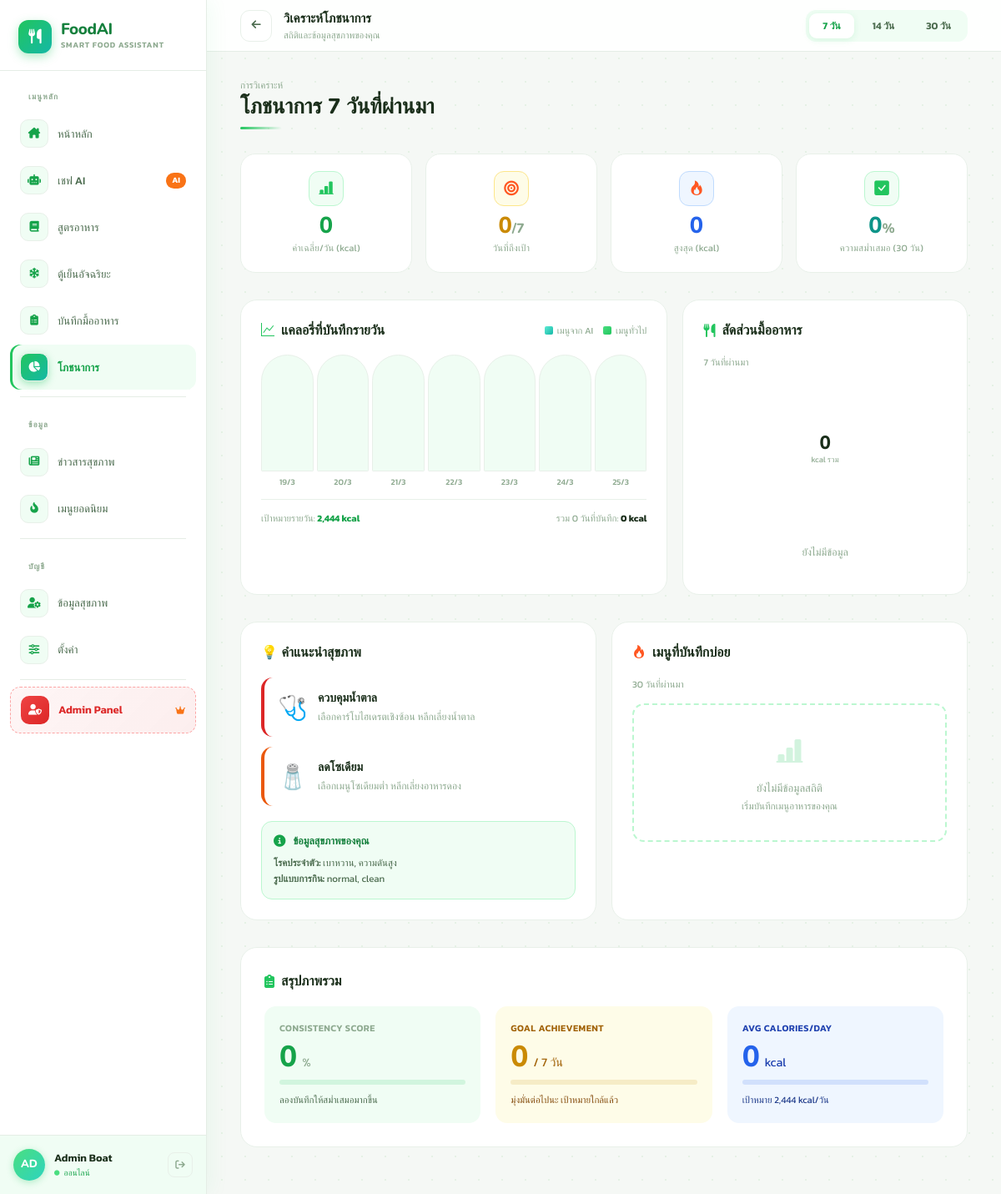
Page /pages/nutrition.php (signed in) on the committed database.
### tables this page shows
CREATE TABLE `health_profiles` (
  `user_id` int(11) NOT NULL,
  `daily_calorie_target` int(11) DEFAULT NULL,
  `goal_preference` varchar(50) DEFAULT 'lose_normal',
  `dietary_type` varchar(50) DEFAULT NULL,
  `health_conditions` text DEFAULT NULL,
  `updated_at` timestamp NOT NULL DEFAULT current_timestamp() ON UPDATE current_timestamp(),
  `weight` decimal(5,2) DEFAULT 0.00,
  `height` decimal(5,2) DEFAULT 0.00,
  `age` int(11) DEFAULT 0,
  `gender` enum('male','female') DEFAULT 'male',
  `activity_level` enum('sedentary','light','moderate','active','very_active') DEFAULT 'sedentary'
);

### pages/nutrition.php (the view, shortened to what the rows shown need)
<?php
include '../config/connect.php';
$user_id = $_SESSION['user_id'];
$hp = $conn->prepare("SELECT daily_calorie_target, dietary_type, health_conditions FROM health_profiles WHERE user_id = ?");
$hp->bind_param("i", $user_id);
$hp->execute();
$hp_row    = $hp->get_result()->fetch_assoc();
$targetCal = $hp_row['daily_calorie_target'] ?? 2000;
$dietType  = $hp_row['dietary_type'] ?? 'ทั่วไป';
$conditions = $hp_row['health_conditions'] ?? 'ไม่มี';
$range = $_GET['range'] ?? '7';
$daily_data = [];
for ($i = (int)$range - 1; $i >= 0; $i--) {
    $d = date('Y-m-d', strtotime("-$i days"));
    $s1 = $conn->prepare("
        SELECT COALESCE(SUM(r.calories),0) as c
        FROM meal_logs ml
        JOIN recipes r ON ml.recipe_id = r.id
        WHERE ml.user_id = ? AND DATE(ml.logged_at) = ?
        AND r.title IN (SELECT menu_name FROM ai_saved_menus WHERE user_id = ?)
    ");
    $s1->bind_param("isi", $user_id, $d, $user_id);
    $s1->execute();
    $ai_cal = (int)$s1->get_result()->fetch_assoc()['c'];
    $s2 = $conn->prepare("
        SELECT COALESCE(SUM(r.calories),0) as c
        FROM meal_logs ml
        JOIN recipes r ON ml.recipe_id = r.id
        WHERE ml.user_id = ? AND DATE(ml.logged_at) = ?
        AND r.title NOT IN (SELECT menu_name FROM ai_saved_menus WHERE user_id = ?)
    ");
    $s2->bind_param("isi", $user_id, $d, $user_id);
    $s2->execute();
    $rec_cal = (int)$s2->get_result()->fetch_assoc()['c'];
    $total = $ai_cal + $rec_cal;
    $daily_data[] = [
        'date' => $d,
        'date_short' => date('j M', strtotime($d)),
        'ai_cal' => $ai_cal,
        'rec_cal' => $rec_cal,
        'total' => $total,
        'pct' => $targetCal > 0 ? round($total / $targetCal * 100) : 0
    ];
}
$total_cal_period = array_sum(array_column($daily_data, 'total'));
$days_with_records = count(array_filter($daily_data, fn($d) => $d['total'] > 0));
$avg_cal_day = $days_with_records > 0 ? round($total_cal_period / $days_with_records) : 0;
?>
<!DOCTYPE html>
<html lang="th">
<head>
<script src="https://cdn.tailwindcss.com"></script>
<link rel="stylesheet" href="https://cdnjs.cloudflare.com/ajax/libs/font-awesome/6.4.0/css/all.min.css">
<link rel="stylesheet" href="https://cdn.jsdelivr.net/npm/bootstrap-icons@1.11.1/font/bootstrap-icons.css">
</head>
<body>
<div class="page-wrap">
  <main>
    <div class="rv rv1" style="margin-bottom:1.8rem;">
      <h1 style="font-family:'Nunito',sans-serif;font-size:1.6rem;font-weight:800;color:var(--txt);line-height:1.1;">
        โภชนาการ <?= $range ?> วันที่ผ่านมา
      </h1>
    </div>
    <div class="rv rv3" style="display:grid;grid-template-columns:1.5fr 1fr;gap:18px;margin-bottom:2rem;">
      <div class="card" style="padding:24px;">
        <div style="display:flex;justify-content:space-between;align-items:center;margin-bottom:18px;">
          <h2 class="stitle"><i class="bi bi-graph-up" style="color: #22c55e;"></i> แคลอรี่ที่บันทึกรายวัน</h2>
        </div>
        <div style="display:flex;justify-content:space-between;align-items:center;border-top:1px solid var(--bdr);padding-top:14px;">
          <span style="font-size:.7rem;color:var(--muted);">เป้าหมายรายวัน: <strong style="color:var(--g600);"><?= number_format($targetCal) ?> kcal</strong></span>
        </div>
      </div>
      <div class="card" style="padding:24px;">
        <h2 class="stitle" style="margin-bottom:18px;"><i class="fas fa-utensils" style="color: #22c55e;"></i> สัดส่วนมื้ออาหาร</h2>
      </div>
    </div>
    <div class="rv rv4" style="display:grid;grid-template-columns:1fr 1fr;gap:18px;margin-bottom:2rem;">
      <div class="card" style="padding:24px;">
        <h2 class="stitle" style="margin-bottom:18px;">💡 คำแนะนำสุขภาพ</h2>
        <div style="display:flex;flex-direction:column;gap:12px;">
          <div style="background:var(--g50);border:1px solid var(--g200);border-radius:13px;padding:14px;margin-top:6px;">
            <div style="display:flex;align-items:center;gap:9px;margin-bottom:7px;">
              <i class="fas fa-info-circle" style="color:var(--g600);font-size:.9rem;"></i>
              <span style="font-size:.78rem;font-weight:700;color:var(--g700);">ข้อมูลสุขภาพของคุณ</span>
            </div>
            <div style="font-size:.72rem;color:var(--sub);line-height:1.65;">
              <strong>โรคประจำตัว:</strong> <?= htmlspecialchars($conditions) ?><br>
              <strong>รูปแบบการกิน:</strong> <?= htmlspecialchars($dietType) ?>
            </div>
          </div>
        </div>
      </div>
      <div class="card" style="padding:24px;">
        <h2 class="stitle" style="margin-bottom:18px;"><i class="bi bi-fire" style="color: #ff5722;"></i> เมนูที่บันทึกบ่อย</h2>
      </div>
    </div>
    <div class="rv rv5 card" style="padding:28px;">
      <h2 class="stitle" style="margin-bottom:18px;"><i class="fas fa-clipboard-list" style="color: #22c55e;"></i> สรุปภาพรวม</h2>
      <div style="display:grid;grid-template-columns:repeat(3,1fr);gap:18px;">
        <div style="background:#eff6ff;border-radius:14px;padding:18px;">
          <div style="font-size:.7rem;color:#1e40af;margin-bottom:8px;font-weight:600;letter-spacing:.04em;">AVG CALORIES/DAY</div>
          <div style="display:flex;align-items:baseline;gap:6px;margin-bottom:10px;">
            <span style="font-family:'Nunito',sans-serif;font-size:2.2rem;font-weight:800;color:#2563eb;line-height:1;"><?= number_format($avg_cal_day) ?></span>
            <span style="font-size:.9rem;color:#1e40af;">kcal</span>
          </div>
          <div style="height:6px;background:rgba(37,99,235,.15);border-radius:99px;overflow:hidden;">
          </div>
          <p style="font-size:.7rem;color:#1e3a8a;margin-top:10px;line-height:1.55;">
            เป้าหมาย <?= number_format($targetCal) ?> kcal/วัน
          </p>
        </div>
      </div>
    </div>
  </main>
</div>
</body>
</html>

### rows in the picture
health_profiles: daily_calorie_target "2,444", health_conditions "เบาหวาน, ความดันสูง", dietary_type "normal, clean"

### other values in the picture
$initials ?: 'U' "AD"
$username "Admin Boat"
$range "7"
$avg_cal_day "0"
$days_met_goal "0"
$max_day "0"
$consistency_pct "0"
date('j/n', strtotime($dd['date'])) "19/3"
date('j/n', strtotime($dd['date'])) "20/3"
date('j/n', strtotime($dd['date'])) "21/3"
date('j/n', strtotime($dd['date'])) "22/3"
date('j/n', strtotime($dd['date'])) "23/3"
date('j/n', strtotime($dd['date'])) "24/3"
date('j/n', strtotime($dd['date'])) "25/3"
$days_with_records "0"
